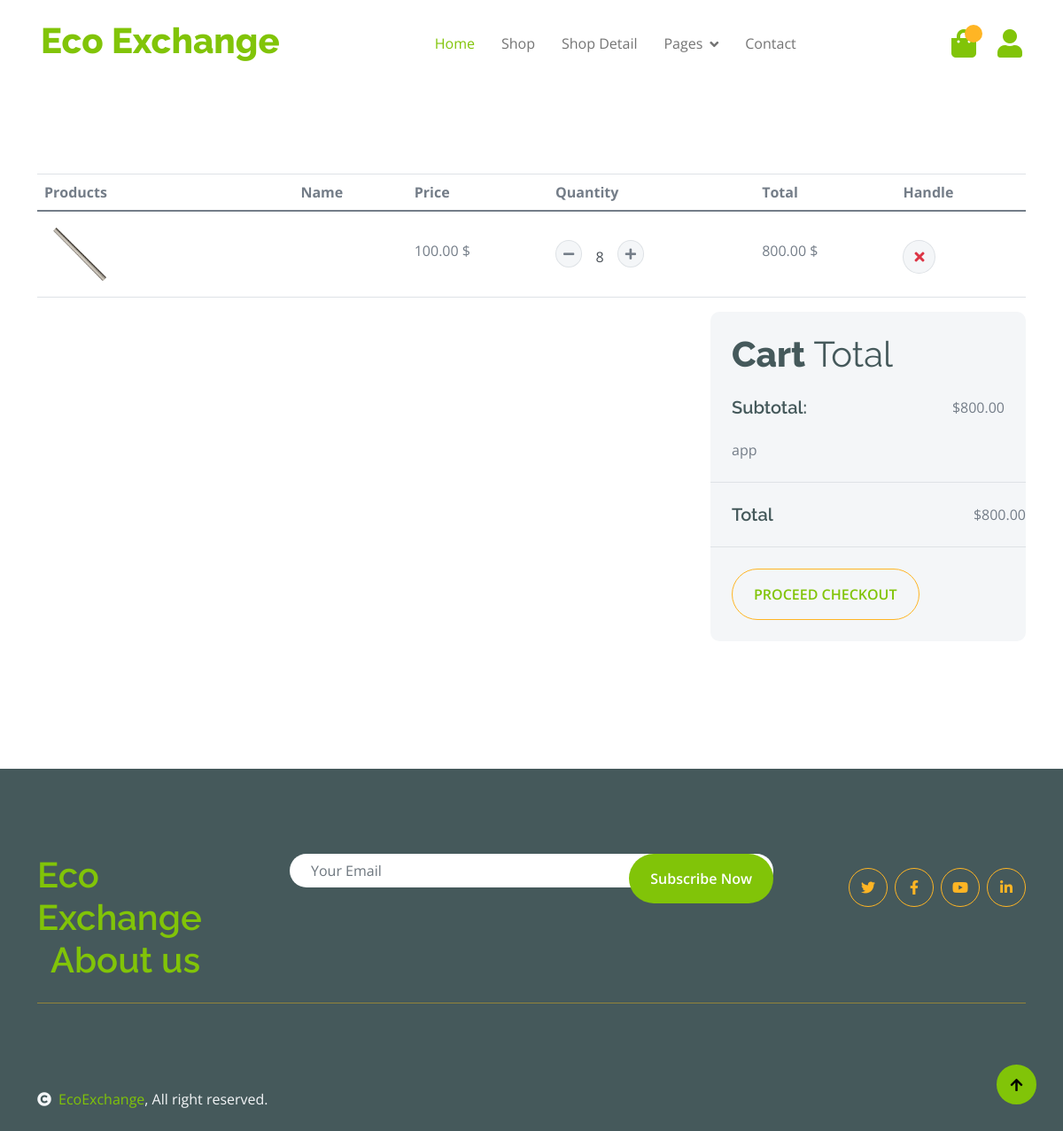
The app's page /cart_detail/ (signed in), older data.
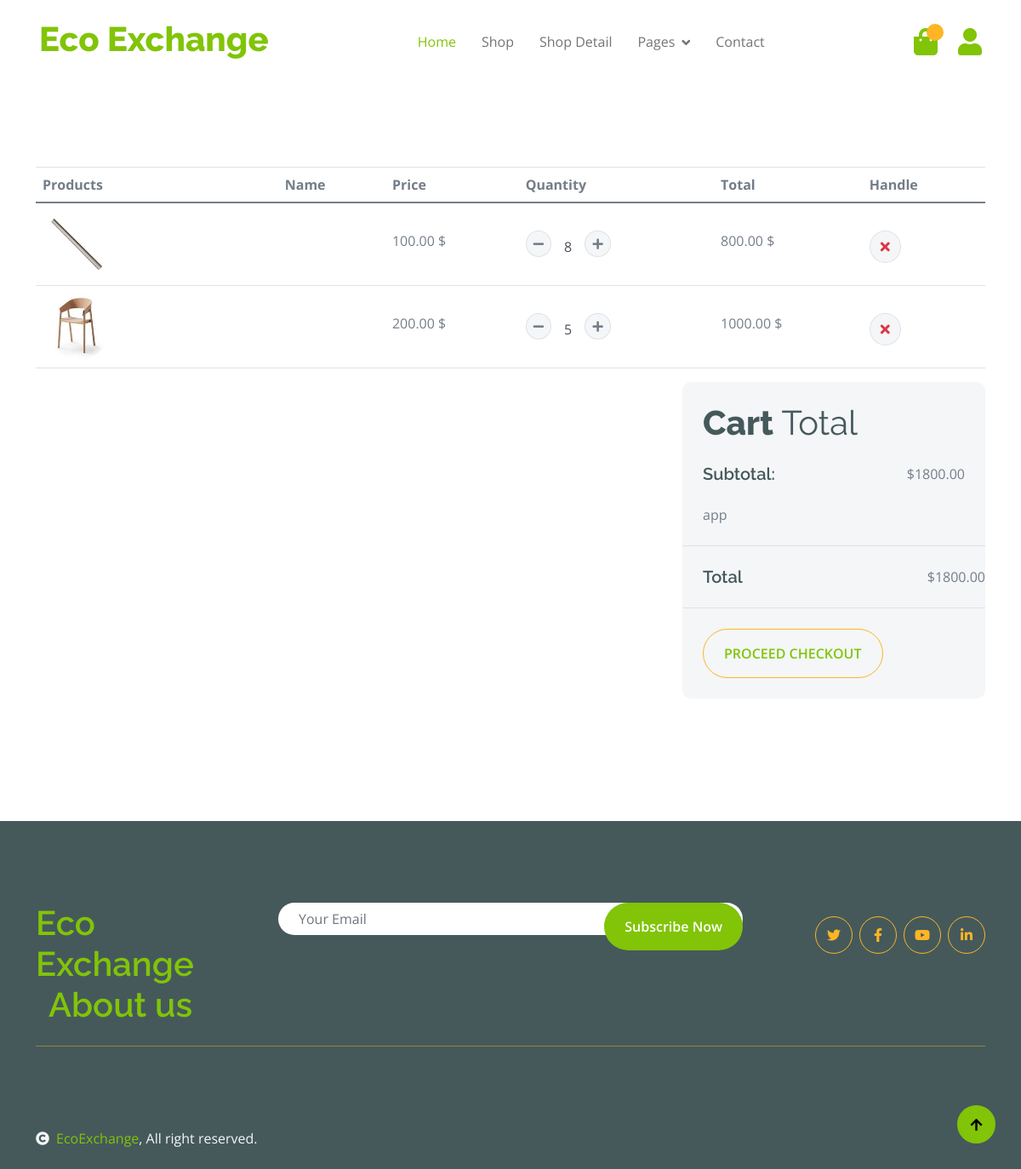
The same page, newer data.
### product/models.py (models this page shows, shortened)
class CartItem(models.Model):
    user = models.ForeignKey(Member, on_delete=models.CASCADE)
    product = models.ForeignKey(Product, on_delete=models.CASCADE,related_name='cart')
    quantity = models.PositiveIntegerField(default=1)
    added_at = models.DateTimeField(auto_now_add=True)
    is_available = models.BooleanField(default=True)
    class Meta:
        unique_together = ('user', 'product')
    def __str__(self):
        return f"{self.quantity} of {self.product.product_name} for {self.user.username}"
    def get_total_price(self):
        return self.quantity * self.product.price

class Product(models.Model):
    CATEGORY_CHOICES = [
        ('PAPER', 'Paper'),
        ('PLASTIC', 'Plastic'),
        ('GLASS', 'Glass'),
        ('METAL', 'Metal'),
        ('ELECTRONICS', 'Electronics'),
        ('ORGANIC', 'Organic'),
        ('TEXTILES', 'Textiles'),
        ('BATTERIES', 'Batteries'),
        ('WOOD', 'Wood'),
        ('RUBBER', 'Rubber'),
        ('MIXED_MATERIALS', 'Mixed Materials'),
    ]
    product_id = models.AutoField(primary_key=True)
    product_name = models.CharField(max_length=255)
    product_description = models.TextField()
    image = models.ImageField(upload_to='img/')
    quantity = models.IntegerField()
    price = models.DecimalField(max_digits=10, decimal_places=2)
    category = models.CharField(max_length=50, choices=CATEGORY_CHOICES)
    user = models.ForeignKey(Member, on_delete=models.CASCADE)

### product/views.py (the view)
@login_required
def cart_detail(request):
    try:
        member = Member.objects.get(username=request.user.username)
    except Member.DoesNotExist:
        member = None
    if member:
        cart_items = CartItem.objects.filter(user=member)
        print("Cart items queryset:", cart_items.query)  # Print the SQL query for debugging
        print("Cart items:", list(cart_items))  # Print the cart items
        total_price = sum(item.get_total_price() for item in cart_items if item.is_available)
        print("Total price:", total_price)
    else:
        cart_items = []
        total_price = 0
        print("Member not found for the user")
    return render(request, 'product/cart_detail.html', {'cart_items': cart_items, 'total_price': total_price})

### product/templates/product/cart_detail.html (shortened to what this page needs)
{% extends 'product/base.html' %}
{% load static %}
{% block body %}
<div class="container-fluid py-5">
    <div class="container py-5">
        <div class="table-responsive">
            <table class="table">
                <thead>
                    <tr>
                        <th scope="col">Products</th>
                        <th scope="col">Name</th>
                        <th scope="col">Price</th>
                        <th scope="col">Quantity</th>
                        <th scope="col">Total</th>
                        <th scope="col">Handle</th>
                    </tr>
                </thead>
                <tbody id="cart-items">
                    {% for item in cart_items %}
                    <tr id="item-{{ item.id }}">
                        <th scope="row">
                            <div class="d-flex align-items-center">
                                <img src="{{ item.product.image.url }}" class="img-fluid me-5 rounded-circle" style="width: 80px; height: 80px;" alt="{{ item.product.name }}">
                            </div>
                        </th>
                        <td>
                        </td>
                        <td>
                            <p class="mb-0 mt-4">{{ item.product.price }} $</p>
                        </td>
                        <td>
                            <div class="input-group quantity mt-4" style="width: 100px;">
                                <div class="input-group-btn">
                                    <button class="btn btn-sm btn-minus rounded-circle bg-light border" data-action="decrement" data-item-id="{{ item.id }}">
                                        <i class="fa fa-minus"></i>
                                    </button>
                                </div>
                                <input type="text" class="form-control form-control-sm text-center border-0" value="{{ item.quantity }}" id="quantity-{{ item.id }}">
                                <div class="input-group-btn">
                                    <button class="btn btn-sm btn-plus rounded-circle bg-light border" data-action="increment" data-item-id="{{ item.id }}">
                                        <i class="fa fa-plus"></i>
                                    </button>
                                </div>
                            </div>
                        </td>
                        <td>
                            <p class="mb-0 mt-4" id="total-{{ item.id }}">{{ item.get_total_price }} $</p>
                        </td>
                        <td>
                            <button class="btn btn-md rounded-circle bg-light border mt-4" data-action="delete" data-item-id="{{ item.id }}">
                                <i class="fa fa-times text-danger"></i>
                            </button>
                        </td>
                    </tr>
                    {% endfor %}
                </tbody>
            </table>
        </div>
        <div class="row g-4 justify-content-end">
            <div class="col-8"></div>
            <div class="col-sm-8 col-md-7 col-lg-6 col-xl-4">
                <div class="bg-light rounded">
                    <div class="p-4">
                        <h1 class="display-6 mb-4">Cart <span class="fw-normal">Total</span></h1>
                        <div class="d-flex justify-content-between mb-4">
                            <h5 class="mb-0 me-4">Subtotal:</h5>
                            <p class="mb-0" id="subtotal">${{ total_price }}</p>
                        </div>
                        app
                    </div>
                    <div class="py-4 mb-4 border-top border-bottom d-flex justify-content-between">
                        <h5 class="mb-0 ps-4 me-4">Total</h5>
                        <p class="mb-0" id="total">${{ total_price }}</p>
                    </div>
                    <button class="btn border-secondary rounded-pill px-4 py-3 text-primary text-uppercase mb-4 ms-4" type="button">Proceed Checkout</button>
                </div>
            </div>
        </div>
    </div>
</div>
{% endblock %}

### product/templates/product/base.html (shortened to what this page needs)
{% load static %}
<!DOCTYPE html>
<html lang="en">
    <head>
        <link rel="stylesheet" href="https://stackpath.bootstrapcdn.com/bootstrap/4.5.2/css/bootstrap.min.css">
        <link rel="stylesheet" href="https://use.fontawesome.com/releases/v5.15.4/css/all.css"/>
        <link href="https://cdn.jsdelivr.net/npm/bootstrap-icons@1.4.1/font/bootstrap-icons.css" rel="stylesheet">
        <link href="{% static 'product/lib/lightbox/css/lightbox.min.css' %}" rel="stylesheet">
        <link href="{% static 'product/lib/owlcarousel/assets/owl.carousel.min.css' %}" rel="stylesheet">
        <link href="{% static 'product/css/bootstrap.min.css' %}" rel="stylesheet">
        <link href="{% static 'product/css/style.css' %}" rel="stylesheet">
    </head>
    <body>
        <div class="container-fluid fixed-top">
            <div class="container px-0">
                <nav class="navbar navbar-light bg-white navbar-expand-xl">
                    <a href="index.html" class="navbar-brand"><h1 class="text-primary display-6">Eco Exchange</h1></a>
                    <div class="collapse navbar-collapse bg-white" id="navbarCollapse">
                        <div class="navbar-nav mx-auto">
                            <a href="index.html" class="nav-item nav-link active">Home</a>
                            <a href="shop.html" class="nav-item nav-link">Shop</a>
                            <a href="shop-detail.html" class="nav-item nav-link">Shop Detail</a>
                            <div class="nav-item dropdown">
                                <a href="#" class="nav-link dropdown-toggle" data-bs-toggle="dropdown">Pages</a>
                            </div>
                            <a href="contact.html" class="nav-item nav-link">Contact</a>
                        </div>
                        <div class="d-flex m-3 me-0">
                            <a href="#" class="position-relative me-4 my-auto">
                                <i class="fa fa-shopping-bag fa-2x"></i>
                                <span class="position-absolute bg-secondary rounded-circle d-flex align-items-center justify-content-center text-dark px-1" style="top: -5px; left: 15px; height: 20px; min-width: 20px;"></span>
                            </a>
                            <a href="#" class="my-auto">
                                <i class="fas fa-user fa-2x"></i>
                            </a>
                        </div>
                    </div>
                </nav>
            </div>
        </div>
<div class="container-fluid" style="padding-top: 100px;">
        {% block body %}
        {% endblock %}
    </div>
        <div class="container-fluid bg-dark text-white-50 footer pt-5 mt-5">
            <div class="container py-5">
                <div class="pb-4 mb-4" style="border-bottom: 1px solid rgba(226, 175, 24, 0.5) ;">
                    <div class="row g-4">
                        <div class="col-lg-3">
                            <a href="#">
                                <h1 class="text-primary mb-0">Eco Exchange</h1>
                            </a>
                        </div>
                        <div class="col-lg-6">
                            <div class="position-relative mx-auto">
                                <input class="form-control border-0 w-100 py-3 px-4 rounded-pill" type="number" placeholder="Your Email">
                                <button type="submit" class="btn btn-primary border-0 border-secondary py-3 px-4 position-absolute rounded-pill text-white" style="top: 0; right: 0;">Subscribe Now</button>
                            </div>
                        </div>
                        <div class="col-lg-3">
                            <div class="d-flex justify-content-end pt-3">
                                <a class="btn  btn-outline-secondary me-2 btn-md-square rounded-circle" href=""><i class="fab fa-twitter"></i></a>
                                <a class="btn btn-outline-secondary me-2 btn-md-square rounded-circle" href=""><i class="fab fa-facebook-f"></i></a>
                                <a class="btn btn-outline-secondary me-2 btn-md-square rounded-circle" href=""><i class="fab fa-youtube"></i></a>
                                <a class="btn btn-outline-secondary btn-md-square rounded-circle" href=""><i class="fab fa-linkedin-in"></i></a>
                            </div>
                        </div>
                    </div>
                    <div class="col-lg-3">
                            <a href="/aboutus/">
                                <h1 class="text-primary mb-0">About us</h1>
                            </a>
                        </div>
                </div>
        </div>
        </div>
        <div class="container-fluid copyright bg-dark py-4">
            <div class="container">
                <div class="row">
                    <div class="col-md-6 text-center text-md-start mb-3 mb-md-0">
                        <span class="text-light"><a href="#"><i class="fas fa-copyright text-light me-2"></i>EcoExchange</a>, All right reserved.</span>
                    </div>
                </div>
            </div>
        </div>
        <a href="#" class="btn btn-primary border-3 border-primary rounded-circle back-to-top"><i class="fa fa-arrow-up"></i></a>
    </body>
</html>

### product/static/product/css/style.css (style rules this page uses)
.form-control { display: block; width: 100%; height: calc(1.5em + 0.75rem + 2px); padding: 0.375rem 0.75rem; font-size: 1rem; font-weight: 400; line-height: 1.5; color: #495057; background-color: #fff; background-clip: padding-box; border: 1px solid #ced4da; border-radius: 0.25rem; transition: border-color 0.15s ease-in-out, box-shadow 0.15s ease-in-out; }
.back-to-top { position: fixed; right: 30px; bottom: 30px; display: flex; width: 45px; height: 45px; align-items: center; justify-content: center; transition: 0.5s; z-index: 99; }
.btn { font-weight: 600; transition: .5s; }
.btn-md-square { width: 44px; height: 44px; }
.btn-square, .btn-sm-square, .btn-md-square, .btn-lg-square { padding: 0; display: flex; align-items: center; justify-content: center; font-weight: normal; }
.btn.border-secondary { transition: 0.5s; }
.fixed-top { transition: 0.5s; background: var(--bs-white); border: 0; }
.navbar .navbar-nav .nav-link { padding: 10px 15px; font-size: 16px; transition: .5s; }
.navbar { height: 100px; border-bottom: 1px solid rgba(255, 255, 255, .1); }
.navbar .navbar-nav .nav-link:hover, .navbar .navbar-nav .nav-link.active, .fixed-top.bg-white .navbar .navbar-nav .nav-link:hover, .fixed-top.bg-white .navbar .navbar-nav .nav-link.active { color: var(--bs-primary); }
.py-5 { padding-top: 3rem !important; }
.navbar .dropdown-toggle::after { border: none; content: "\f107"; font-family: "Font Awesome 5 Free"; font-weight: 700; vertical-align: middle; margin-left: 8px; }

Row changes from the older to the newer data that the page shows:
added CartItem: product.image (picture), product.price "200.00", quantity "5", get_total_price "1000.00"
Text that changed along with them:
{{ total_price }}: "800.00" → "1800.00"
